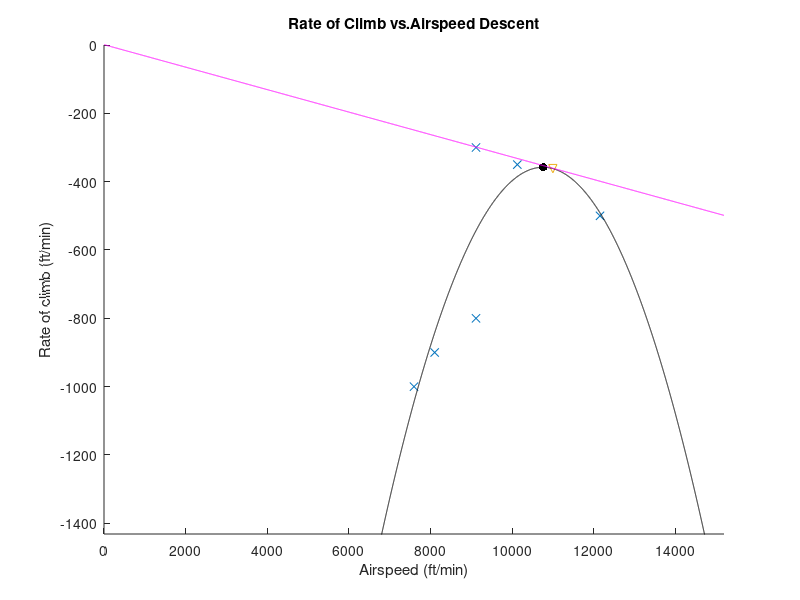

Here is the MATLAB script that generated this plot:
clear; clc;
% Script to plot the Rate of Climb vs. Airspeed for landing

% Rate of Climb data, these values were given to us by the TA, since ours
% were off. 
RC = [-500, -350, -300, -800, -900, -1000];
%RealRC = [-350, -400, -600, -750, -900, -1000];

% Airspeed data, Taking out step out record since it doesn't fit the plot
% well and isn't really showing anything needed.
KnotsToFtPerMinute = 101.268591;
Airspeed = [120, 100, 90, 90, 80, 75]*KnotsToFtPerMinute;

% Setup
A               = fliplr(polyfit(Airspeed,RC,2));% Polyfit data to parabola
vmin            = min(Airspeed);
vmax            = max(Airspeed);
V               = 0:1:vmax + 10000;        % Break data into finer segments
hdot            = A(1) + A(2).*V + A(3).*V.^2;       % hdot for every speed
vStar           = -A(2) / (2*A(3));
hdotmin         = A(1) + A(2).*vStar + A(3).*vStar.^2;
vStar2          = sqrt(A(1) / A(3));
hdotFAmin       = A(1) + A(2)*vStar2 + A(3)*vStar2^2;
hdotDivV        = A(1)/vStar2 + A(2) + A(3)*vStar2;
flightAngleMin  = asind(hdotDivV);
x               = 0:1:vmax + vmax/4;
y               = hdotDivV.*x + hdotFAmin/(hdotDivV*vStar2);
 
fprintf('hdot Min = %g (ft/min) at airspeed = %g (ft/min)\n',hdotmin, vStar);
fprintf('Flight Angle Min = %g degrees at airspeed = %g (ft/min)\n',flightAngleMin, vStar2);

figure;hold on;
    title('Rate of Climb vs.Airspeed Descent');
    xlabel('Airspeed (ft/min)');
    ylabel('Rate of climb (ft/min)');
    axis([0,vmax + vmax/4, 4*hdotmin, 0]);         % Set Axis
    scatter(Airspeed,RC,'x');                      % Plot Vel and RC points
    scatter(vStar,hdotmin,'k', 'filled');          % Plot Min RC point
    scatter(vStar2,hdotFAmin,'v');                 % Plot Min Flight Angle
    plot(V,hdot,'k');                              % Plot V and hdot
    plot(x,y,'m');                                 % Plot Flight Angle line
hold off;